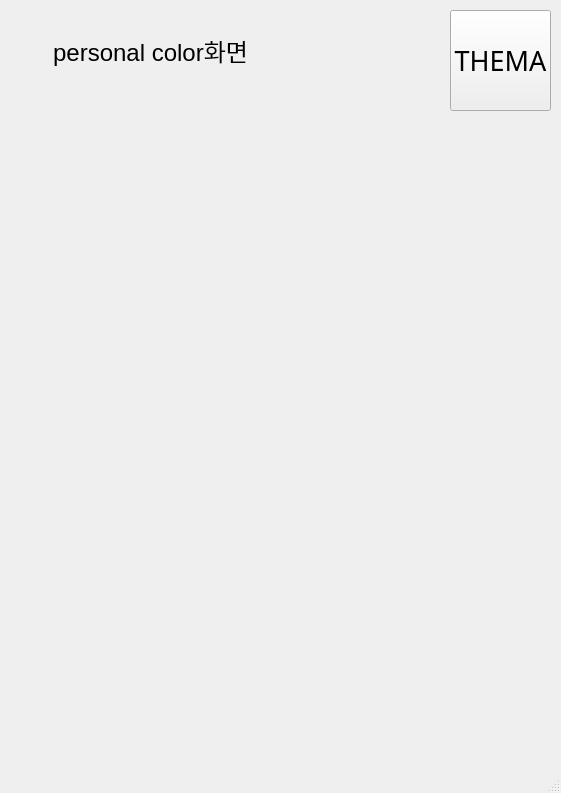
<?xml version="1.0" encoding="UTF-8"?>
<ui version="4.0">
 <class>MainWindow</class>
 <widget class="QMainWindow" name="MainWindow">
  <property name="geometry">
   <rect>
    <x>0</x>
    <y>0</y>
    <width>561</width>
    <height>793</height>
   </rect>
  </property>
  <property name="windowTitle">
   <string>MainWindow</string>
  </property>
  <widget class="QWidget" name="centralwidget">
   <widget class="QLabel" name="label">
    <property name="geometry">
     <rect>
      <x>10</x>
      <y>20</y>
      <width>281</width>
      <height>61</height>
     </rect>
    </property>
    <property name="text">
     <string>&lt;html&gt;&lt;head/&gt;&lt;body&gt;&lt;p align=&quot;center&quot;&gt;&lt;span style=&quot; font-size:18pt;&quot;&gt;personal color화면&lt;/span&gt;&lt;/p&gt;&lt;/body&gt;&lt;/html&gt;</string>
    </property>
   </widget>
   <widget class="QPushButton" name="pushButton">
    <property name="geometry">
     <rect>
      <x>450</x>
      <y>10</y>
      <width>101</width>
      <height>101</height>
     </rect>
    </property>
    <property name="font">
     <font>
      <family>AlternateGothic2 BT</family>
      <pointsize>20</pointsize>
     </font>
    </property>
    <property name="text">
     <string>THEMA</string>
    </property>
   </widget>
  </widget>
  <widget class="QMenuBar" name="menubar">
   <property name="geometry">
    <rect>
     <x>0</x>
     <y>0</y>
     <width>561</width>
     <height>26</height>
    </rect>
   </property>
  </widget>
  <widget class="QStatusBar" name="statusbar"/>
 </widget>
 <resources/>
 <connections/>
</ui>
